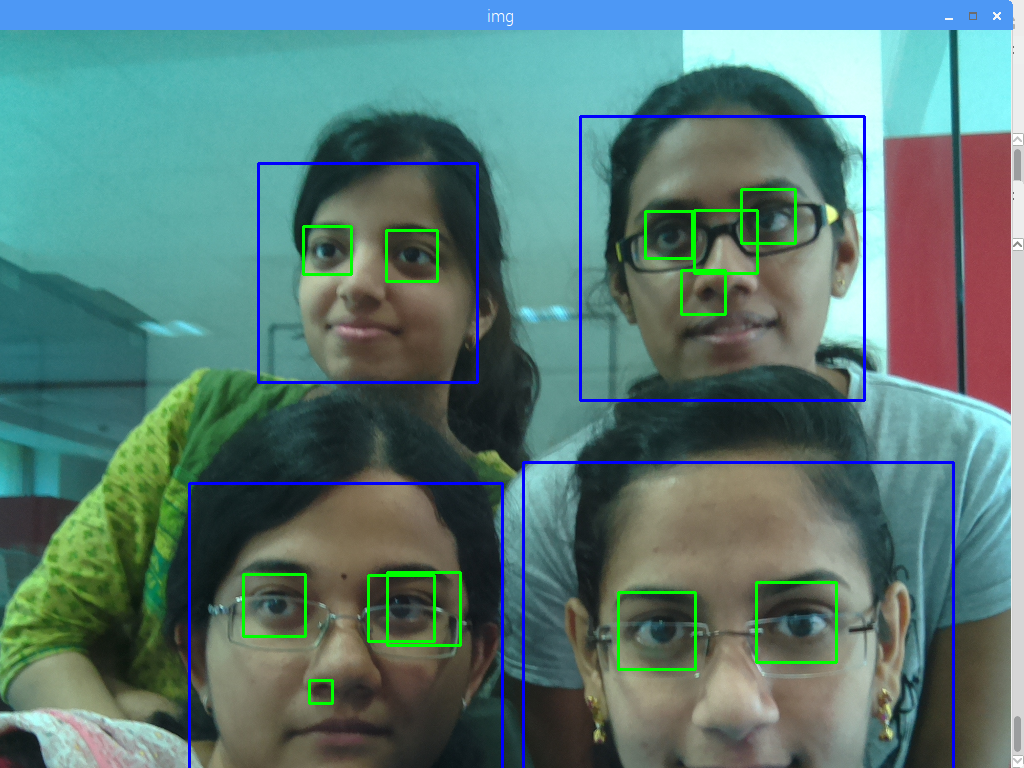
#> input picture people.png, 1024 x 768 px, given in place of people.jpeg, which was not available
$ python facemul.py
#> lines starting #> are read from the running program, lines starting #| are printed output that depends on the picture; after the words box and inside, x2 and y2 are one past the last pixel; in counts of white or black regions, pixels touching at a corner belong together; pictures that were not available may be replaced by others from this repository, and a replacement may not be noted
#program that detects the number of people in a picture based on face detection
import numpy as np
import cv2
import math
from PIL import Image
import os, os.path
from gtts import gTTS

#load haar cascades
face_cascade = cv2.CascadeClassifier('/home/pi/opencv/data/haarcascades/haarcascade_frontalface_default.xml')

eye_cascade = cv2.CascadeClassifier('/home/pi/opencv/data/haarcascades/haarcascade_eye.xml')

#audio outputs
def speak(audioString):
    print(audioString)

    tts = gTTS(text=audioString, lang='en')
    tts.save("output.mp3")
    os.system("mpg321 output.mp3 -quiet")

"""
imgs = []
path = "/home/pra/2sem/mp/project/face/faces"
valid_images = [".jpg",".jpeg",".png"]

for f in os.listdir(path):
    ext = os.path.splitext(f)[1]
    if ext.lower() not in valid_images:
        continue
    imgs.append(cv2.imread(os.path.join(path,f)))

print(len(imgs))

for img in imgs:
"""
#detect faces on an input image and print no of people
img = cv2.imread('people.jpeg')
#> img is the input picture: shape (768, 1024, 3); mean B, G, R 116.4, 120.6, 88.3
gray = cv2.cvtColor(img, cv2.COLOR_BGR2GRAY)
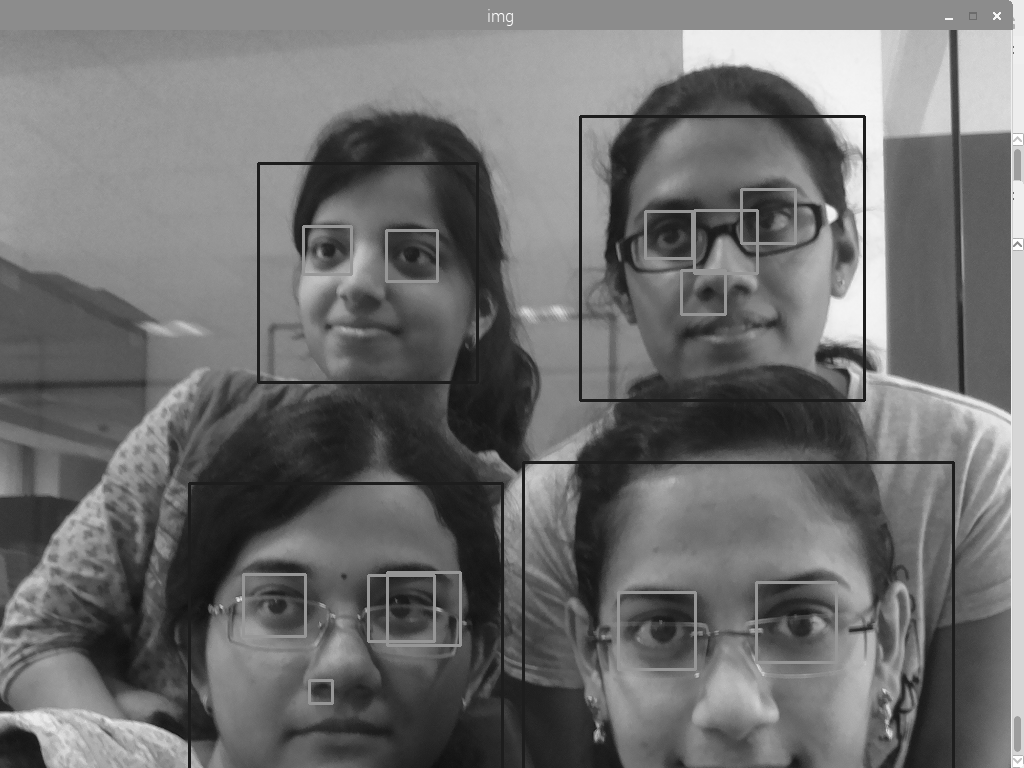
#> gray: shape (768, 1024); min 14, max 255, mean 110.4
faces = face_cascade.detectMultiScale(gray, 1.3, 5)
#> faces = [[258, 168, 216, 216], [591, 126, 268, 268]]
#print faces
print("the no of people are ",len(faces))
#| the no of people are  2
n=len(faces)
#> n = 2


speak("The number of people are ")
speak(str(n))

for (x,y,w,h) in faces:
    cv2.rectangle(img,(x,y),(x+w,y+h),(255,0,0),2)
    roi_gray = gray[y:y+h, x:x+w]
    roi_color = img[y:y+h, x:x+w]
    eyes = eye_cascade.detectMultiScale(roi_gray)
    for (ex,ey,ew,eh) in eyes:
        cv2.rectangle(roi_color,(ex,ey),(ex+ew,ey+eh),(0,255,0),2)

    cv2.imshow('img',img)
    cv2.waitKey(0)
#> this loop made 2 passes
#> (x, y, w, h, eyes) on passes 1 to 2: (258, 168, 216, 216, [[47, 62, 41, 41], [127, 60, 54, 54]]), (591, 126, 268, 268, [[141, 156, 22, 22], [57, 88, 44, 44]])
#> pass 1, `roi_gray = gray[y:y+h, x:x+w]`:
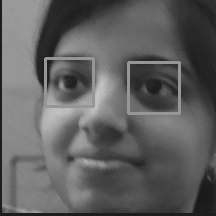
#> roi_gray: shape (216, 216); min 22, max 198, mean 95.7
#> pass 1, `roi_color = img[y:y+h, x:x+w]`:
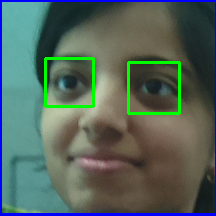
#> roi_color: shape (216, 216, 3); mean B, G, R 92.8, 101.5, 83.4
#> pass 1, `cv2.imshow('img',img)`:
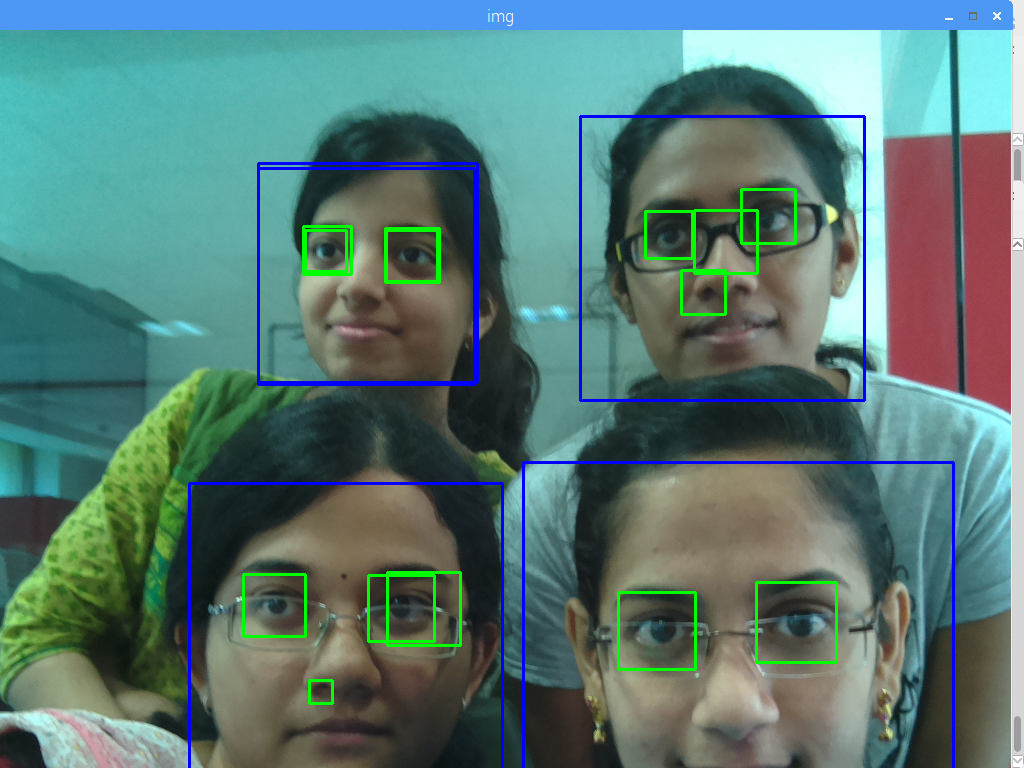
#> window 'img': shape (768, 1024, 3); mean B, G, R 116.7, 120.6, 88.1
#> pass 2, `roi_gray = gray[y:y+h, x:x+w]`:
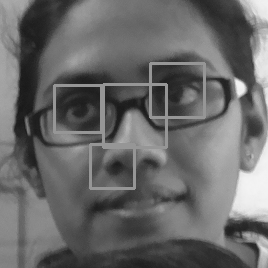
#> roi_gray: shape (268, 268); min 24, max 244, mean 104.6
#> after the loop:
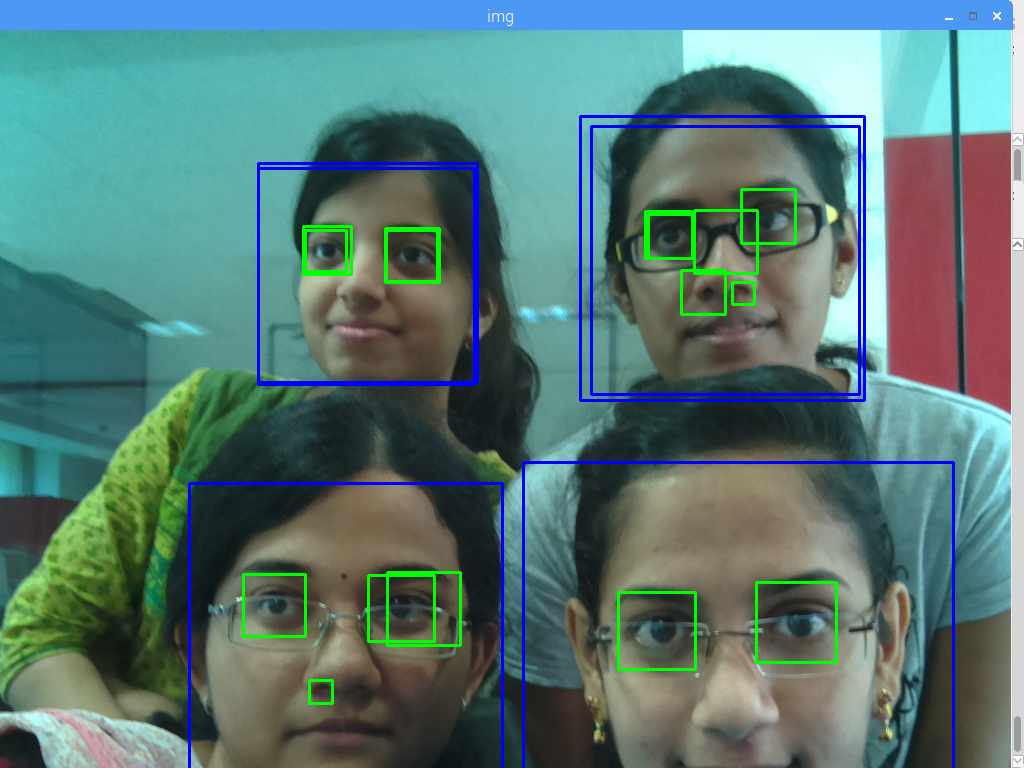
#> img: shape (768, 1024, 3); 0.79% of pixels changed, all inside (x1, y1, x2, y2) = (257, 125, 861, 396)
#> after the loop:
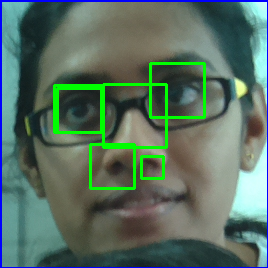
#> roi_color: shape (268, 268, 3); mean B, G, R 97.7, 111.9, 87.3

$ run again, with recog.png copied over people.png
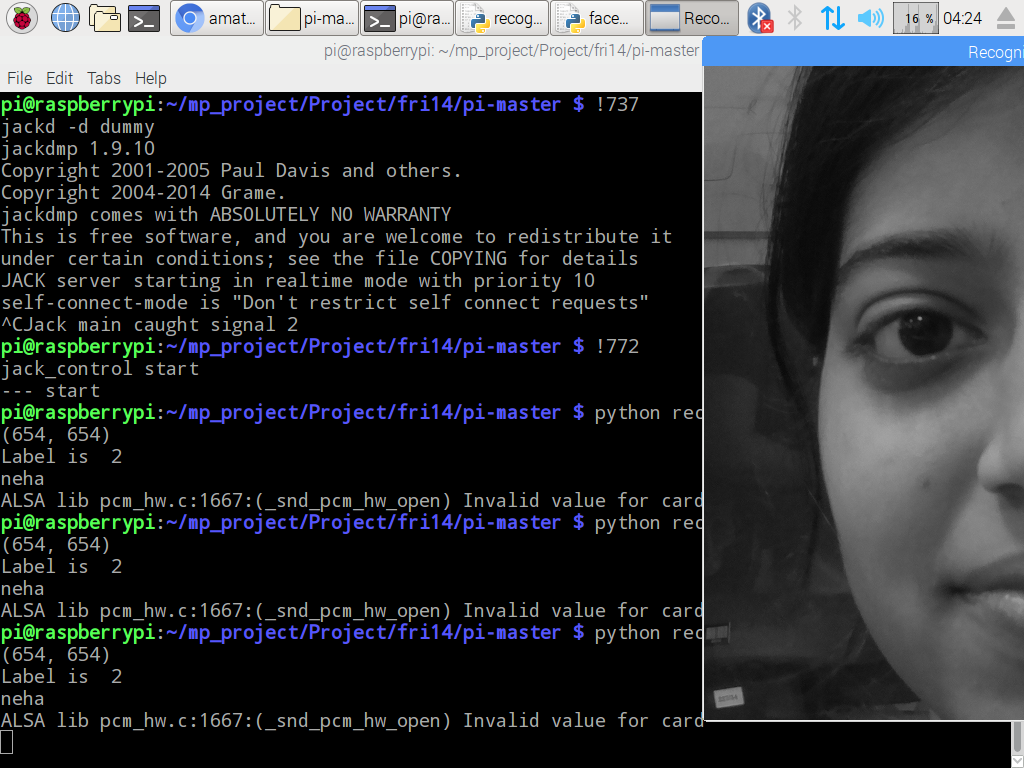
#> input picture recog.png, 1024 x 768 px, given in place of people.jpeg, which was not available
#> img is the input picture: shape (768, 1024, 3); mean B, G, R 52.6, 50.4, 48.3
#> faces = [[816, 198, 151, 151]]
#| the no of people are  1
#> n = 1
#> the loop `for (x,y,w,h) in faces:` made 1 pass
#> pass 1, `roi_color = img[y:y+h, x:x+w]`:
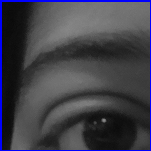
#> roi_color: shape (151, 151, 3); mean B, G, R 73.7, 63.6, 63.6
#> pass 1, `cv2.imshow('img',img)`:
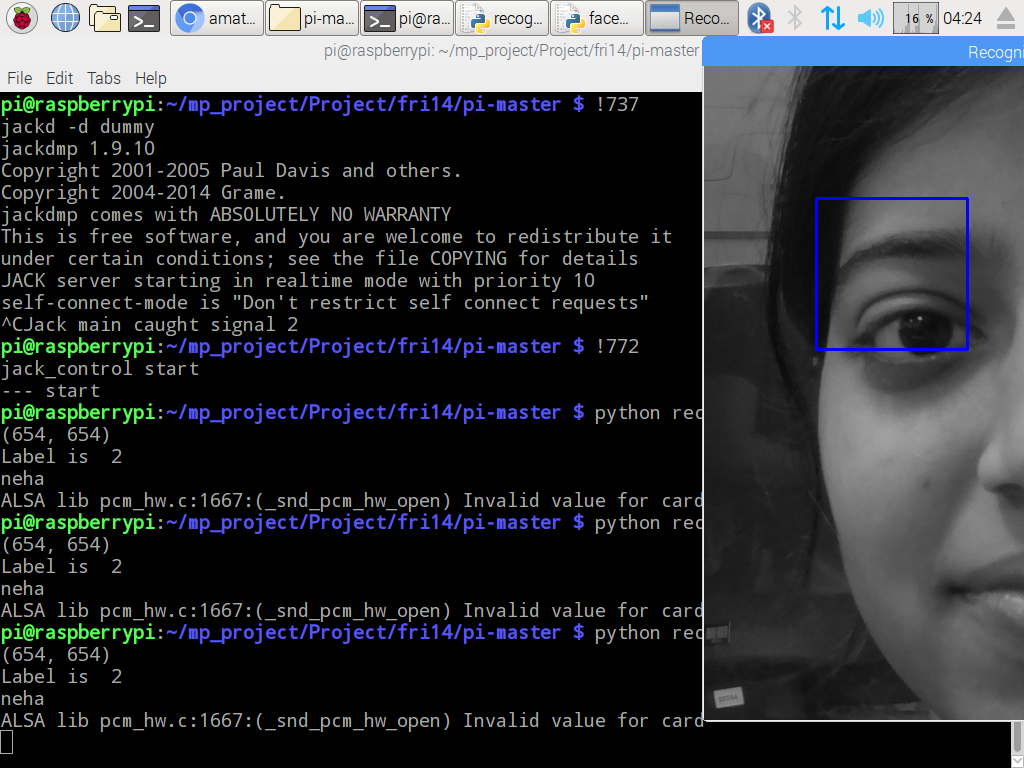
#> window 'img': shape (768, 1024, 3); mean B, G, R 53.1, 50.3, 48.2
